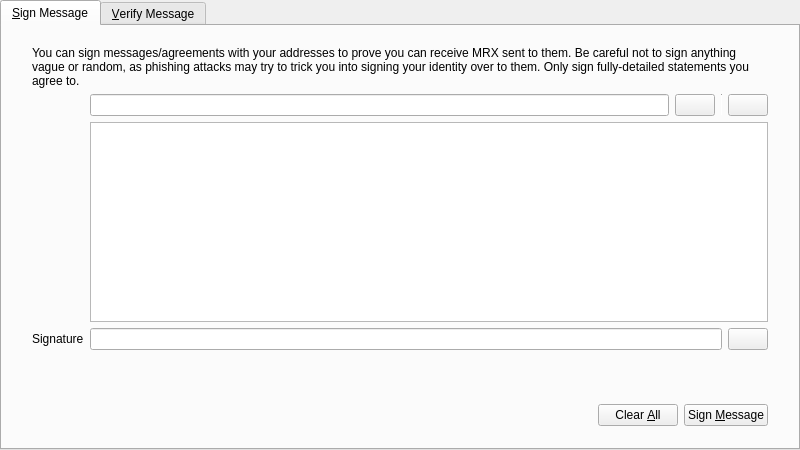
<?xml version="1.0" encoding="UTF-8"?>
<ui version="4.0">
 <class>SignVerifyMessageDialog</class>
 <widget class="QDialog" name="SignVerifyMessageDialog">
  <property name="geometry">
   <rect>
    <x>0</x>
    <y>0</y>
    <width>800</width>
    <height>450</height>
   </rect>
  </property>
  <property name="windowTitle">
   <string>Signatures - Sign / Verify a Message</string>
  </property>
  <property name="modal">
   <bool>true</bool>
  </property>
  <layout class="QVBoxLayout" name="verticalLayout">
   <property name="leftMargin">
    <number>0</number>
   </property>
   <property name="topMargin">
    <number>0</number>
   </property>
   <property name="rightMargin">
    <number>0</number>
   </property>
   <property name="bottomMargin">
    <number>0</number>
   </property>
   <item>
    <widget class="QTabWidget" name="tabWidget">
     <property name="currentIndex">
      <number>0</number>
     </property>
     <widget class="QWidget" name="tabSignMessage">
      <attribute name="title">
       <string>&amp;Sign Message</string>
      </attribute>
      <layout class="QVBoxLayout" name="verticalLayout_SM">
       <property name="leftMargin">
        <number>0</number>
       </property>
       <property name="topMargin">
        <number>0</number>
       </property>
       <property name="rightMargin">
        <number>0</number>
       </property>
       <property name="bottomMargin">
        <number>0</number>
       </property>
       <item>
        <layout class="QVBoxLayout" name="verticalLayout_3">
         <property name="leftMargin">
          <number>30</number>
         </property>
         <property name="topMargin">
          <number>20</number>
         </property>
         <property name="rightMargin">
          <number>30</number>
         </property>
         <property name="bottomMargin">
          <number>20</number>
         </property>
         <item>
          <layout class="QGridLayout" name="gridLayout">
           <item row="1" column="1">
            <layout class="QHBoxLayout" name="horizontalLayout_1_SM">
             <property name="spacing">
              <number>6</number>
             </property>
             <item>
              <widget class="QValidatedLineEdit" name="addressIn_SM">
               <property name="toolTip">
                <string>The Metrix address to sign the message with</string>
               </property>
              </widget>
             </item>
             <item>
              <widget class="QtumPushButton" name="addressBookButton_SM">
               <property name="toolTip">
                <string>Choose previously used address</string>
               </property>
               <property name="text">
                <string/>
               </property>
               <property name="icon">
                <iconset resource="../bitcoin.qrc">
                 <normaloff>:/icons/address-book</normaloff>:/icons/address-book</iconset>
               </property>
               <property name="shortcut">
                <string>Alt+A</string>
               </property>
               <property name="autoDefault">
                <bool>false</bool>
               </property>
              </widget>
             </item>
             <item>
              <widget class="Line" name="vLine">
               <property name="maximumSize">
                <size>
                 <width>1</width>
                 <height>22</height>
                </size>
               </property>
               <property name="orientation">
                <enum>Qt::Vertical</enum>
               </property>
              </widget>
             </item>
             <item>
              <widget class="QtumPushButton" name="pasteButton_SM">
               <property name="toolTip">
                <string>Paste address from clipboard</string>
               </property>
               <property name="text">
                <string/>
               </property>
               <property name="icon">
                <iconset resource="../bitcoin.qrc">
                 <normaloff>:/icons/editpaste</normaloff>:/icons/editpaste</iconset>
               </property>
               <property name="shortcut">
                <string>Alt+P</string>
               </property>
               <property name="autoDefault">
                <bool>false</bool>
               </property>
              </widget>
             </item>
            </layout>
           </item>
           <item row="2" column="1">
            <widget class="QPlainTextEdit" name="messageIn_SM">
             <property name="toolTip">
              <string>Enter the message you want to sign here</string>
             </property>
            </widget>
           </item>
           <item row="3" column="1">
            <layout class="QHBoxLayout" name="horizontalLayout_2_SM">
             <property name="spacing">
              <number>6</number>
             </property>
             <item>
              <widget class="QLineEdit" name="signatureOut_SM">
               <property name="font">
                <font>
                 <italic>true</italic>
                </font>
               </property>
               <property name="readOnly">
                <bool>true</bool>
               </property>
              </widget>
             </item>
             <item>
              <widget class="QtumPushButton" name="copySignatureButton_SM">
               <property name="toolTip">
                <string>Copy the current signature to the system clipboard</string>
               </property>
               <property name="text">
                <string/>
               </property>
               <property name="icon">
                <iconset resource="../bitcoin.qrc">
                 <normaloff>:/icons/editcopy</normaloff>:/icons/editcopy</iconset>
               </property>
               <property name="autoDefault">
                <bool>false</bool>
               </property>
              </widget>
             </item>
            </layout>
           </item>
           <item row="3" column="0">
            <widget class="QLabel" name="signatureLabel_SM">
             <property name="text">
              <string>Signature</string>
             </property>
             <property name="textFormat">
              <enum>Qt::PlainText</enum>
             </property>
            </widget>
           </item>
           <item row="0" column="0" colspan="2">
            <widget class="QLabel" name="infoLabel_SM">
             <property name="text">
              <string>You can sign messages/agreements with your addresses to prove you can receive MRX sent to them. Be careful not to sign anything vague or random, as phishing attacks may try to trick you into signing your identity over to them. Only sign fully-detailed statements you agree to.</string>
             </property>
             <property name="textFormat">
              <enum>Qt::PlainText</enum>
             </property>
             <property name="wordWrap">
              <bool>true</bool>
             </property>
            </widget>
           </item>
          </layout>
         </item>
        </layout>
       </item>
       <item>
        <widget class="QWidget" name="buttonsContainerWhite" native="true">
         <layout class="QHBoxLayout" name="horizontalLayout">
          <property name="leftMargin">
           <number>30</number>
          </property>
          <property name="topMargin">
           <number>15</number>
          </property>
          <property name="rightMargin">
           <number>30</number>
          </property>
          <item>
           <spacer name="horizontalSpacer_1_SM">
            <property name="orientation">
             <enum>Qt::Horizontal</enum>
            </property>
            <property name="sizeHint" stdset="0">
             <size>
              <width>40</width>
              <height>48</height>
             </size>
            </property>
           </spacer>
          </item>
          <item>
           <widget class="QLabel" name="statusLabel_SM">
            <property name="font">
             <font>
              <weight>75</weight>
              <bold>true</bold>
             </font>
            </property>
            <property name="text">
             <string/>
            </property>
            <property name="wordWrap">
             <bool>true</bool>
            </property>
           </widget>
          </item>
          <item>
           <spacer name="horizontalSpacer_2_SM">
            <property name="orientation">
             <enum>Qt::Horizontal</enum>
            </property>
            <property name="sizeHint" stdset="0">
             <size>
              <width>40</width>
              <height>48</height>
             </size>
            </property>
           </spacer>
          </item>
          <item>
           <widget class="QtumPushButton" name="clearButton_SM">
            <property name="toolTip">
             <string>Reset all sign message fields</string>
            </property>
            <property name="text">
             <string>Clear &amp;All</string>
            </property>
            <property name="icon">
             <iconset resource="../bitcoin.qrc">
              <normaloff>:/icons/remove</normaloff>:/icons/remove</iconset>
            </property>
            <property name="autoDefault">
             <bool>false</bool>
            </property>
           </widget>
          </item>
          <item>
           <widget class="QtumPushButton" name="signMessageButton_SM">
            <property name="toolTip">
             <string>Sign the message to prove you own this Metrix address</string>
            </property>
            <property name="text">
             <string>Sign &amp;Message</string>
            </property>
            <property name="icon">
             <iconset resource="../bitcoin.qrc">
              <normaloff>:/icons/edit</normaloff>:/icons/edit</iconset>
            </property>
            <property name="autoDefault">
             <bool>false</bool>
            </property>
           </widget>
          </item>
         </layout>
        </widget>
       </item>
      </layout>
     </widget>
     <widget class="QWidget" name="tabVerifyMessage">
      <attribute name="title">
       <string>&amp;Verify Message</string>
      </attribute>
      <layout class="QVBoxLayout" name="verticalLayout_VM">
       <property name="leftMargin">
        <number>0</number>
       </property>
       <property name="topMargin">
        <number>0</number>
       </property>
       <property name="rightMargin">
        <number>0</number>
       </property>
       <property name="bottomMargin">
        <number>0</number>
       </property>
       <item>
        <layout class="QVBoxLayout" name="verticalLayout_2">
         <property name="leftMargin">
          <number>30</number>
         </property>
         <property name="topMargin">
          <number>20</number>
         </property>
         <property name="rightMargin">
          <number>30</number>
         </property>
         <property name="bottomMargin">
          <number>20</number>
         </property>
         <item>
          <widget class="QLabel" name="infoLabel_VM">
           <property name="text">
            <string>Enter the receiver's address, message (ensure you copy line breaks, spaces, tabs, etc. exactly) and signature below to verify the message. Be careful not to read more into the signature than what is in the signed message itself, to avoid being tricked by a man-in-the-middle attack. Note that this only proves the signing party receives with the address, it cannot prove sendership of any transaction!</string>
           </property>
           <property name="textFormat">
            <enum>Qt::PlainText</enum>
           </property>
           <property name="alignment">
            <set>Qt::AlignLeading|Qt::AlignLeft|Qt::AlignTop</set>
           </property>
           <property name="wordWrap">
            <bool>true</bool>
           </property>
          </widget>
         </item>
         <item>
          <layout class="QHBoxLayout" name="horizontalLayout_1_VM">
           <property name="spacing">
            <number>6</number>
           </property>
           <item>
            <widget class="QValidatedLineEdit" name="addressIn_VM">
             <property name="toolTip">
              <string>The Metrix address the message was signed with</string>
             </property>
            </widget>
           </item>
           <item>
            <widget class="QtumPushButton" name="addressBookButton_VM">
             <property name="toolTip">
              <string>Choose previously used address</string>
             </property>
             <property name="text">
              <string/>
             </property>
             <property name="icon">
              <iconset resource="../bitcoin.qrc">
               <normaloff>:/icons/address-book</normaloff>:/icons/address-book</iconset>
             </property>
             <property name="shortcut">
              <string>Alt+A</string>
             </property>
             <property name="autoDefault">
              <bool>false</bool>
             </property>
            </widget>
           </item>
          </layout>
         </item>
         <item>
          <widget class="QPlainTextEdit" name="messageIn_VM"/>
         </item>
         <item>
          <widget class="QValidatedLineEdit" name="signatureIn_VM"/>
         </item>
        </layout>
       </item>
       <item>
        <widget class="QWidget" name="buttonsContainerWhite_" native="true">
         <layout class="QHBoxLayout" name="horizontalLayout_2">
          <property name="leftMargin">
           <number>30</number>
          </property>
          <property name="topMargin">
           <number>15</number>
          </property>
          <property name="rightMargin">
           <number>30</number>
          </property>
          <item>
           <spacer name="horizontalSpacer_1_VM">
            <property name="orientation">
             <enum>Qt::Horizontal</enum>
            </property>
            <property name="sizeHint" stdset="0">
             <size>
              <width>40</width>
              <height>48</height>
             </size>
            </property>
           </spacer>
          </item>
          <item>
           <widget class="QLabel" name="statusLabel_VM">
            <property name="font">
             <font>
              <weight>75</weight>
              <bold>true</bold>
             </font>
            </property>
            <property name="text">
             <string/>
            </property>
            <property name="wordWrap">
             <bool>true</bool>
            </property>
           </widget>
          </item>
          <item>
           <spacer name="horizontalSpacer_2_VM">
            <property name="orientation">
             <enum>Qt::Horizontal</enum>
            </property>
            <property name="sizeHint" stdset="0">
             <size>
              <width>40</width>
              <height>48</height>
             </size>
            </property>
           </spacer>
          </item>
          <item>
           <widget class="QtumPushButton" name="clearButton_VM">
            <property name="toolTip">
             <string>Reset all verify message fields</string>
            </property>
            <property name="text">
             <string>Clear &amp;All</string>
            </property>
            <property name="icon">
             <iconset resource="../bitcoin.qrc">
              <normaloff>:/icons/remove</normaloff>:/icons/remove</iconset>
            </property>
            <property name="autoDefault">
             <bool>false</bool>
            </property>
           </widget>
          </item>
          <item>
           <widget class="QtumPushButton" name="verifyMessageButton_VM">
            <property name="toolTip">
             <string>Verify the message to ensure it was signed with the specified Metrix address</string>
            </property>
            <property name="text">
             <string>Verify &amp;Message</string>
            </property>
            <property name="icon">
             <iconset resource="../bitcoin.qrc">
              <normaloff>:/icons/transaction_0</normaloff>:/icons/transaction_0</iconset>
            </property>
            <property name="autoDefault">
             <bool>false</bool>
            </property>
           </widget>
          </item>
         </layout>
        </widget>
       </item>
      </layout>
     </widget>
    </widget>
   </item>
  </layout>
 </widget>
 <customwidgets>
  <customwidget>
   <class>QValidatedLineEdit</class>
   <extends>QLineEdit</extends>
   <header>qt/qvalidatedlineedit.h</header>
  </customwidget>
  <customwidget>
   <class>QtumPushButton</class>
   <extends>QPushButton</extends>
   <header>qt/qtumpushbutton.h</header>
  </customwidget>
 </customwidgets>
 <resources>
  <include location="../bitcoin.qrc"/>
 </resources>
 <connections/>
</ui>
